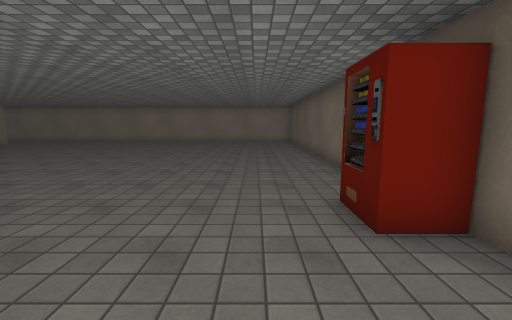
View 1 (above)

23 first-person views from a walk through a scene from a Unity 3-D project. The camera is 1.4 m above the floor, tilts 8° down and sees 90° across. Doors are open. The floor is counted in squares, 0.96 m on a side. Each view is taken from the middle of a square. On the plan, view 1 faces up. The plan holds only what a view shows up to about 13 squares ahead; the rest is blank. The place goes on beyond the plan. The player character is not drawn. Some surface patterns are stand-ins.

View 2
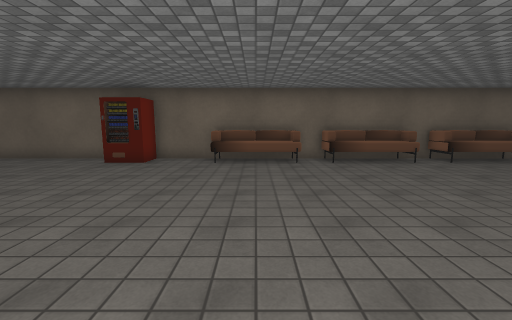

View 3
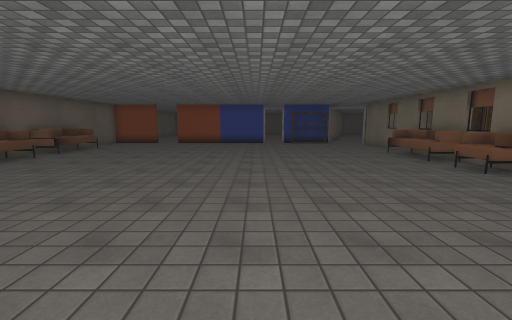

View 4
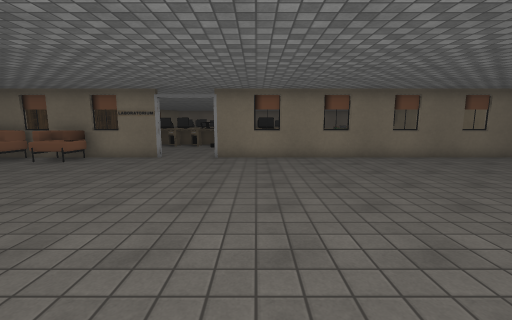

View 5
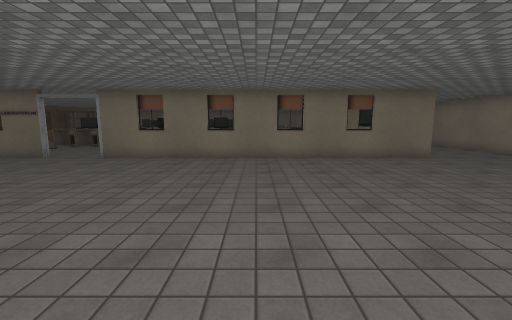

View 6
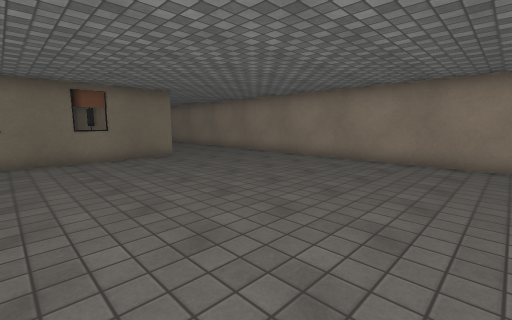

View 7
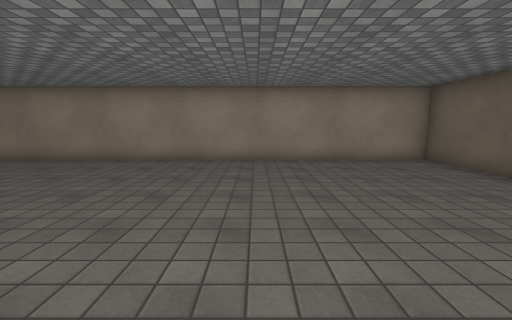

View 8
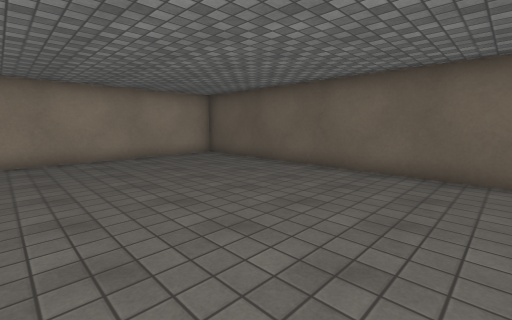

View 9
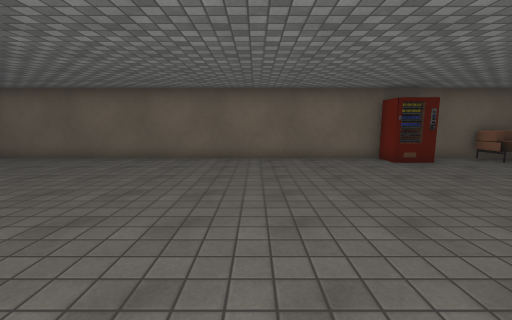

View 10
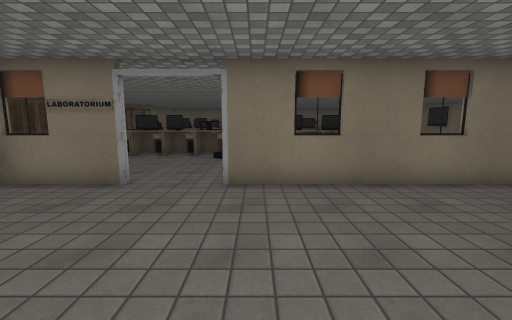

View 11
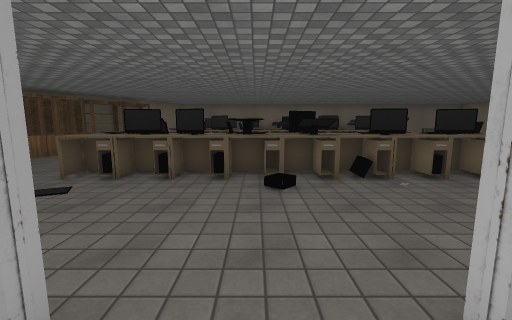

View 12
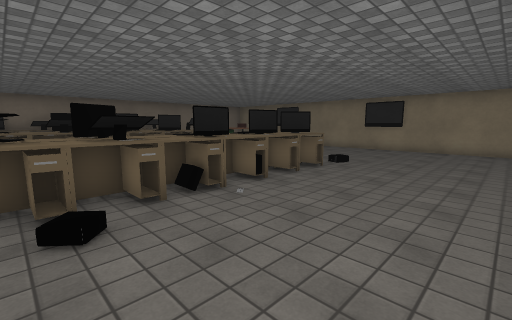

View 13
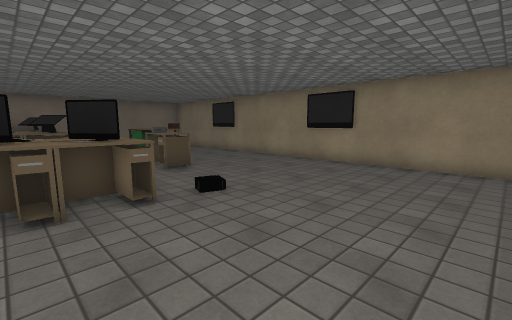

View 14
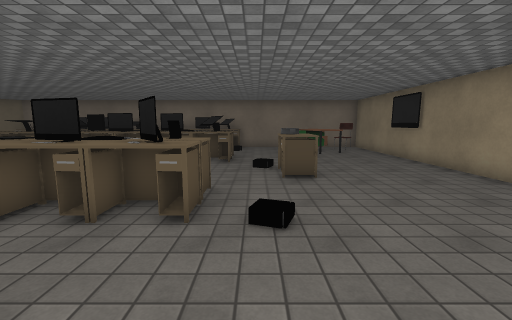

View 15
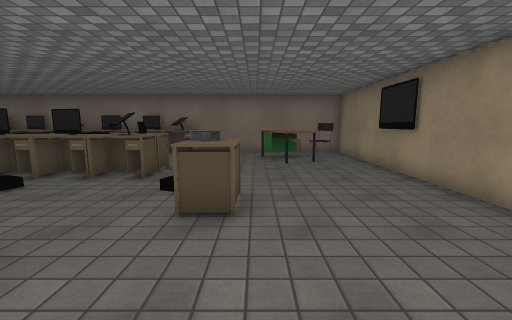

View 16
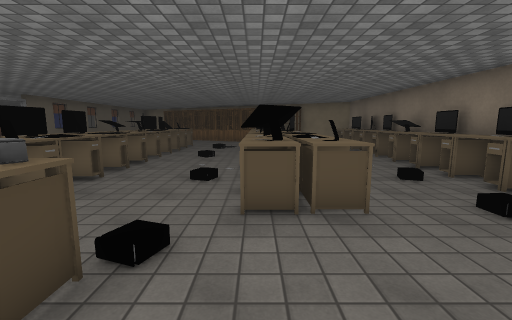

View 17
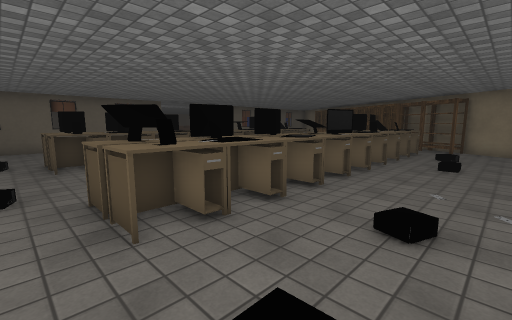

View 18
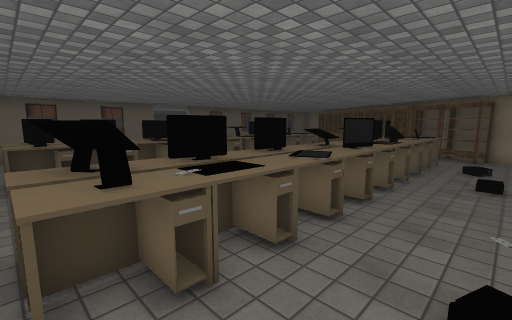

View 19
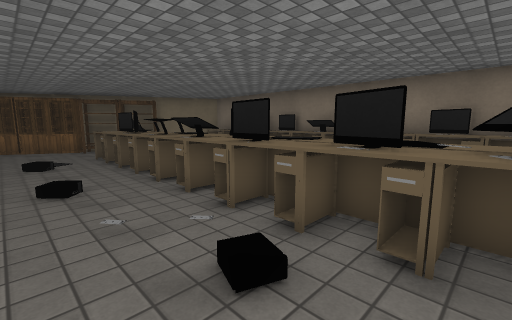

View 20
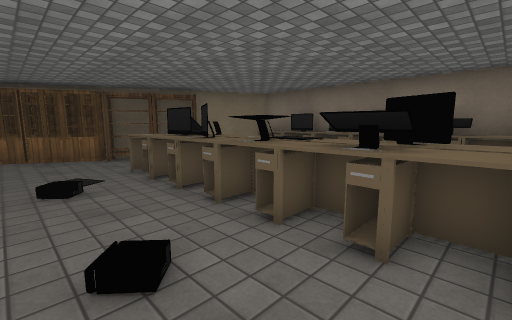

View 21
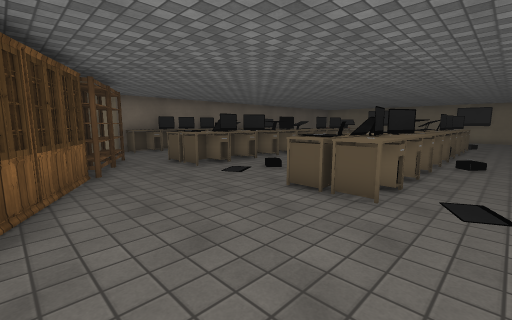

View 22
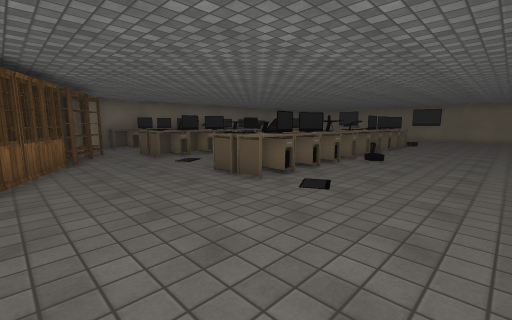

View 23
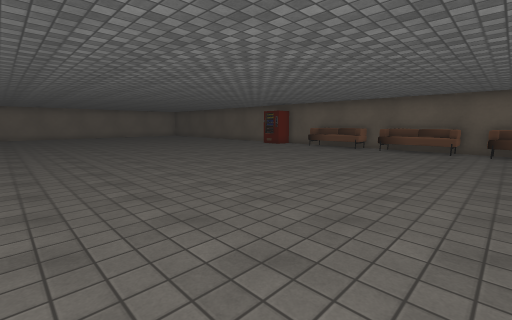

### Floor plan
Points are (right, up) in squares from view 1. A wall is a line through its corners. A room is listed if a view was taken in it or the views show most of it. See-through windows are left out.
Room 1 (views 1, 2, 3, 4, 5, 6, 7, 8, 9, 10, 11, 23)
walls: (-16.1, -0.1) (-16.1, -9.3); (-16.1, 16.7) (-16.1, 2.1); (-17.4, 21.4) (-18.2, 21.4); (2.9, -9.5) (2.9, 21.4) (-14.4, 21.4)
ways out: open door at (-16, 1) to room 2
objects: sofa (-15, -9) to (-15, -6); sofa (-15, -5) to (-15, -3); sofa (2, -9) to (2, -8); sofa (2, -7) to (2, -4); sofa (2, -2) to (2, 1); other object (2, 3) to (2, 5)
Room 2 (views 12, 13, 14, 15, 16, 17, 18, 19, 20, 21, 22)
walls: (-16.4, 6.9) (-16.4, 10.1); (-33.6, -5.1) (-28.4, -7.9); (-16.9, 16.4) (-33.5, 16.4)
ways out: open door at (-16, 1) to room 1
objects: other object (-33, -4); other object (-33, -2); other object (-33, -1); other object (-33, 1); table (-33, 2); table (-33, 4); table (-33, 5); table (-33, 7); table (-33, 9); chair (-33, 14) to (-32, 15); desk (-32, 12) to (-31, 14); shelf (-31, -6) to (-30, -6); table (-30, -4) to (-30, -3); table (-30, -2); table (-30, -1) to (-30, 0); other object (-30, 1); table (-30, 2); computer (-30, 3) to (-29, 3); table (-30, 4); monitor (-30, 4) to (-29, 5); table (-30, 6); other object (-30, 6) to (-29, 7); table (-30, 8) to (-30, 9); shelf (-29, -7) to (-28, -7); table (-29, -4) to (-28, -4); other object (-29, -3) to (-29, -2); table (-29, -1) to (-28, 0); other object (-29, 1) to (-28, 1); table (-29, 2); computer (-29, 8) to (-28, 9); table (-29, 9); other object (-28, -3); computer (-28, -2); computer (-28, -1); computer (-28, 2) to (-28, 3); table (-28, 4); computer (-28, 5); computer (-28, 6) to (-28, 7); other object (-27, -8); other object (-26, 11); table (-25, 11); other object (-24, -9); other object (-24, -4) to (-24, -3); other object (-24, -2); other object (-24, -1) to (-24, 0); other object (-24, 1); table (-24, 2) to (-24, 3); table (-24, 4) to (-23, 4); other object (-24, 5) to (-23, 5); table (-24, 6); other object (-24, 6) to (-23, 7); table (-24, 8) to (-24, 9); table (-23, -4) to (-22, -4); monitor (-23, -3) to (-23, -2); table (-23, -1); table (-23, 0) to (-22, 0); other object (-23, 1) to (-22, 1); table (-23, 2) to (-22, 3); computer (-23, 3); computer (-23, 8) to (-22, 8); table (-23, 9) to (-22, 9); computer (-22, -3); computer (-22, -2); computer (-22, -1); computer (-22, 4) to (-22, 5); computer (-22, 6) to (-22, 7)

Positions as (right, up) in squares from view 1, and headings:
1: (0, 0), facing up
2: (-8, -1), facing right
3: (-8, 4), facing down
4: (-5, 4), facing left
5: (-5, 9), facing left
6: (-5, 11), facing up-left
7: (-4, 11), facing up
8: (-5, 10), facing up-right
9: (-8, 10), facing right
10: (-10, 3), facing left
11: (-15, 1), facing left
12: (-17, 1), facing up-left
13: (-17, 7), facing up-left
14: (-18, 10), facing left
15: (-21, 12), facing left
16: (-28, 13), facing down
17: (-33, 10), facing down-right
18: (-32, 9), facing down-right
19: (-25, 8), facing down-left
20: (-25, 4), facing down-left
21: (-20, -9), facing up-left
22: (-17, -9), facing up-left
23: (-13, -9), facing up-right
